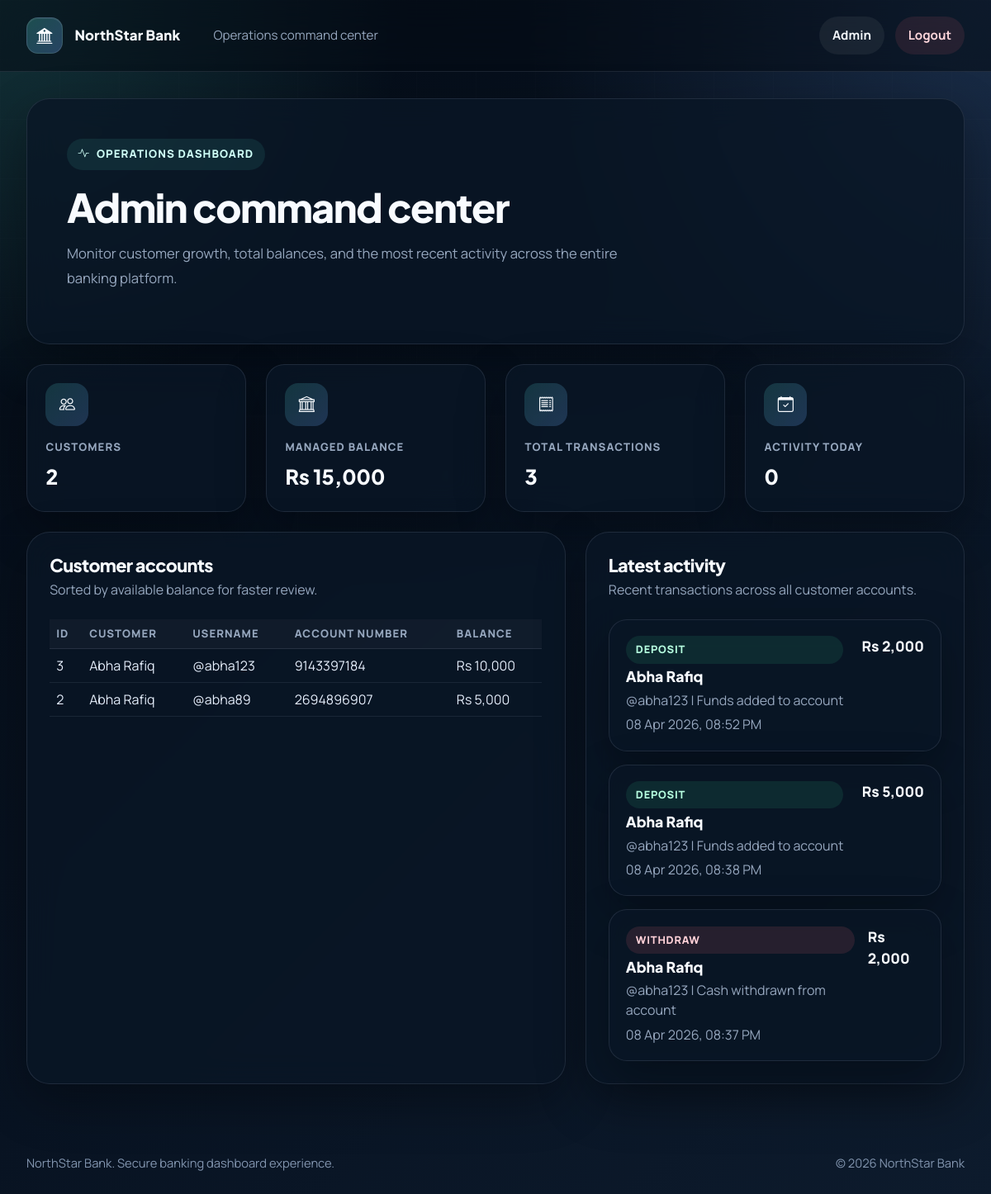
The page /admin (signed in) on the database its author committed.
### tables this page shows
CREATE TABLE users (
            id INTEGER PRIMARY KEY AUTOINCREMENT,
            full_name TEXT NOT NULL,
            account_number TEXT NOT NULL UNIQUE,
            username TEXT NOT NULL UNIQUE,
            password TEXT NOT NULL,
            balance INTEGER NOT NULL,
            is_admin INTEGER DEFAULT 0
        );

CREATE TABLE transactions (
            id INTEGER PRIMARY KEY AUTOINCREMENT,
            user_id INTEGER NOT NULL,
            action TEXT NOT NULL,
            amount INTEGER NOT NULL,
            details TEXT,
            created_at TEXT NOT NULL,
            FOREIGN KEY (user_id) REFERENCES users(id)
        );

### app.py (the view)
@app.route("/admin")
@login_required(admin_only=True)
def admin_panel():
    with get_db_connection() as conn:
        users = conn.execute(
            """
            SELECT * FROM users
            WHERE is_admin = 0
            ORDER BY balance DESC, id DESC
            """
        ).fetchall()
        transactions = conn.execute(
            """
            SELECT transactions.*, users.username, users.full_name
            FROM transactions
            JOIN users ON transactions.user_id = users.id
            ORDER BY transactions.id DESC
            LIMIT 20
            """
        ).fetchall()
    return render_template(
        "admin.html",
        users=users,
        transactions=transactions,
        metrics=get_admin_metrics(),
    )

### app.py (called while the page is built)
def get_db_connection():
    conn = sqlite3.connect(DATABASE, check_same_thread=False)
    conn.row_factory = sqlite3.Row
    return conn

def format_currency(amount):
    return f"Rs {amount:,.0f}"

def get_user_by_id(user_id):
    with get_db_connection() as conn:
        return conn.execute("SELECT * FROM users WHERE id = ?", (user_id,)).fetchone()

def login_required(admin_only=False, user_only=False):
    def decorator(view):
        @wraps(view)
        def wrapped_view(*args, **kwargs):
            user_id = session.get("user_id")
            is_admin = session.get("is_admin") == 1
            if not user_id:
                flash("Please log in to continue.", "warning")
                return redirect(url_for("login"))
            if admin_only and not is_admin:
                flash("Admin access only.", "danger")
                return redirect(url_for("login"))
            if user_only and is_admin:
                flash("Please log in with a customer account to access that page.", "warning")
                return redirect(url_for("login"))
            return view(*args, **kwargs)
        return wrapped_view
    return decorator

def get_admin_metrics():
    with get_db_connection() as conn:
        total_customers = conn.execute(
            "SELECT COUNT(*) FROM users WHERE is_admin = 0"
        ).fetchone()[0]
        total_balances = conn.execute(
            "SELECT COALESCE(SUM(balance), 0) FROM users WHERE is_admin = 0"
        ).fetchone()[0]
        total_transactions = conn.execute(
            "SELECT COUNT(*) FROM transactions"
        ).fetchone()[0]
        active_today = conn.execute(
            """
            SELECT COUNT(*)
            FROM transactions
            WHERE created_at LIKE ?
            """,
            (f"%{datetime.now().strftime('%d %b %Y')}%",),
        ).fetchone()[0]
    return {
        "total_customers": total_customers,
        "total_balances": total_balances,
        "total_transactions": total_transactions,
        "active_today": active_today,
    }

@app.context_processor
def inject_template_helpers():
    current_user = None
    user_id = session.get("user_id")
    if user_id:
        current_user = get_user_by_id(user_id)
    return {
        "app_name": APP_NAME,
        "current_user": current_user,
        "currency": format_currency,
        "is_admin_session": session.get("is_admin") == 1,
        "current_year": datetime.now().year,
    }

### templates/admin.html (shortened to what this page needs)
{% extends "base.html" %}
{% block content %}
<section class="glass-panel p-4 p-lg-5 mb-4">
    <span class="eyebrow"><i class="bi bi-activity"></i> Operations Dashboard</span>
    <h1 class="page-title mt-3">Admin command center</h1>
    <p class="page-subtitle">Monitor customer growth, total balances, and the most recent activity across the entire banking platform.</p>
</section>
<section class="mb-4">
    <div class="row g-4">
        <div class="col-md-6 col-xl-3">
            <div class="metric-card">
                <div class="icon-wrap"><i class="bi bi-people"></i></div>
                <div class="label">Customers</div>
                <div class="value">{{ metrics.total_customers }}</div>
            </div>
        </div>
        <div class="col-md-6 col-xl-3">
            <div class="metric-card">
                <div class="icon-wrap"><i class="bi bi-bank"></i></div>
                <div class="label">Managed Balance</div>
                <div class="value">{{ currency(metrics.total_balances) }}</div>
            </div>
        </div>
        <div class="col-md-6 col-xl-3">
            <div class="metric-card">
                <div class="icon-wrap"><i class="bi bi-receipt"></i></div>
                <div class="label">Total Transactions</div>
                <div class="value">{{ metrics.total_transactions }}</div>
            </div>
        </div>
        <div class="col-md-6 col-xl-3">
            <div class="metric-card">
                <div class="icon-wrap"><i class="bi bi-calendar-check"></i></div>
                <div class="label">Activity Today</div>
                <div class="value">{{ metrics.active_today }}</div>
            </div>
        </div>
    </div>
</section>
<section class="row g-4">
    <div class="col-lg-7">
        <div class="table-panel h-100">
            <div class="d-flex justify-content-between align-items-center flex-wrap gap-3 mb-4">
                <div>
                    <h2 class="section-title mb-1">Customer accounts</h2>
                    <p class="mb-0">Sorted by available balance for faster review.</p>
                </div>
            </div>
            {% if users %}
                <div class="table-responsive">
                    <table class="table table-bank">
                        <thead>
                            <tr>
                                <th>ID</th>
                                <th>Customer</th>
                                <th>Username</th>
                                <th>Account Number</th>
                                <th>Balance</th>
                            </tr>
                        </thead>
                        <tbody>
                            {% for user in users %}
                                <tr>
                                    <td>{{ user.id }}</td>
                                    <td>{{ user.full_name }}</td>
                                    <td>@{{ user.username }}</td>
                                    <td>{{ user.account_number }}</td>
                                    <td>{{ currency(user.balance) }}</td>
                                </tr>
                            {% endfor %}
                        </tbody>
                    </table>
                </div>
            {% else %}
                <div class="empty-state">
                    <h3 class="section-title">No customers yet</h3>
                    <p class="mb-0">Customer accounts will appear here as soon as users register.</p>
                </div>
            {% endif %}
        </div>
    </div>
    <div class="col-lg-5">
        <div class="table-panel h-100">
            <h2 class="section-title mb-1">Latest activity</h2>
            <p>Recent transactions across all customer accounts.</p>
            {% if transactions %}
                <div class="timeline-list mt-4">
                    {% for transaction in transactions %}
                        <div class="timeline-item">
                            <div class="meta">
                                <span class="timeline-badge {% if transaction.action in ['Deposit', 'Received'] %}badge-credit{% elif transaction.action in ['Withdraw', 'Transfer'] %}badge-debit{% else %}badge-neutral{% endif %}">
                                    {{ transaction.action }}
                                </span>
                                <h4 class="mb-0">{{ transaction.full_name }}</h4>
                                <p class="mb-0">@{{ transaction.username }} | {{ transaction.details }}</p>
                                <p class="mb-0">{{ transaction.created_at }}</p>
                            </div>
                            <div class="amount">{{ currency(transaction.amount) }}</div>
                        </div>
                    {% endfor %}
                </div>
            {% else %}
                <div class="empty-state mt-4">
                    <h3 class="section-title">No transactions yet</h3>
                    <p class="mb-0">Platform activity will appear here when customers begin using the app.</p>
                </div>
            {% endif %}
        </div>
    </div>
</section>
{% endblock %}

### templates/base.html (shortened to what this page needs)
<!DOCTYPE html>
<html lang="en">
<head>
    <link href="https://cdn.jsdelivr.net/npm/bootstrap@5.3.3/dist/css/bootstrap.min.css" rel="stylesheet">
    <link rel="stylesheet" href="https://cdn.jsdelivr.net/npm/bootstrap-icons@1.11.3/font/bootstrap-icons.min.css">
    <link rel="stylesheet" href="{{ url_for('static', filename='css/style.css') }}">
</head>
<body>
    <div class="app-shell">
        <nav class="navbar navbar-expand-lg navbar-bank">
            <div class="container container-compact">
                <a class="navbar-brand" href="{{ url_for('home') }}">
                    <span class="brand-mark"><i class="bi bi-bank2"></i></span>
                    <span>{{ app_name }}</span>
                </a>
                <div class="collapse navbar-collapse justify-content-between" id="bankNav">
                    <div class="navbar-text mt-3 mt-lg-0 ms-lg-4">
                        {% if current_user %}
                            {% if is_admin_session %}
                                Operations command center
                            {% else %}
                                Welcome back, {{ current_user.full_name }}
                            {% endif %}
                        {% else %}
                            Premium digital banking for modern customers
                        {% endif %}
                    </div>
                    <div class="nav-bank-links mt-3 mt-lg-0">
                        {% if current_user and is_admin_session %}
                            <a class="nav-bank-link {% if request.endpoint == 'admin_panel' %}active{% endif %}" href="{{ url_for('admin_panel') }}">Admin</a>
                            <a class="nav-bank-link logout-link" href="{{ url_for('logout') }}">Logout</a>
                        {% endif %}
                    </div>
                </div>
            </div>
        </nav>
        <main class="page-wrap">
            <div class="container container-compact">
                {% block content %}{% endblock %}
            </div>
        </main>
        <footer class="footer-bank">
            <div class="container container-compact d-flex justify-content-between flex-wrap gap-2">
                <span>{{ app_name }}. Secure banking dashboard experience.</span>
                <span>&copy; {{ current_year }} {{ app_name }}</span>
            </div>
        </footer>
    </div>
</body>
</html>

### rows shown on the page
users: id "3", full_name "Abha Rafiq", username "abha123", account_number "9143397184", balance "Rs 10,000"
users: id "2", full_name "Abha Rafiq", username "abha89", account_number "2694896907", balance "Rs 5,000"
transactions: amount "Rs 2,000"
transactions: amount "Rs 5,000"
transactions: amount "Rs 2,000"

### other values the page prints
{{ app_name }} "NorthStar Bank"
{{ metrics.total_customers }} "2"
{{ currency(metrics.total_balances) }} "Rs 15,000"
{{ metrics.total_transactions }} "3"
{{ metrics.active_today }} "0"
